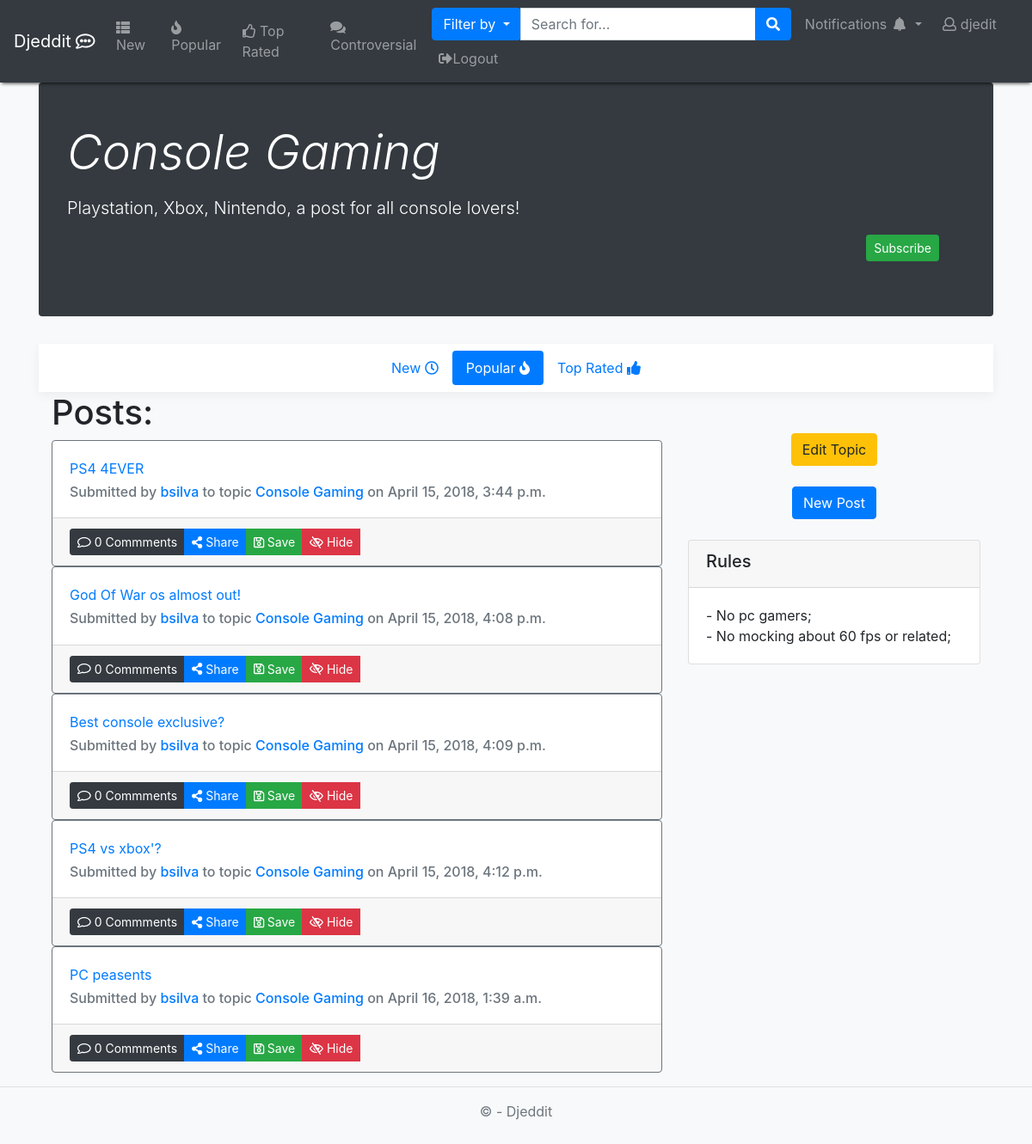
The app's page /topic/Console Gaming/ (signed in) with its own data.
### app/models.py (models this page shows, shortened)
class Topic(models.Model):
    name = models.CharField(max_length=80, blank=False, primary_key=True)
    rules = models.CharField(max_length=500)
    description = models.CharField(max_length=300, blank=False)
    userCreator = models.ForeignKey(User, on_delete=models.CASCADE)
    creation_date = models.DateField(blank=False, default=datetime.now)

class Post(models.Model):
    topic = models.ForeignKey(Topic, on_delete=models.CASCADE)
    title = models.CharField(max_length=120, blank=False)  # campo obrigatório
    content = models.CharField(max_length=100000, blank=False)
    clicks = models.IntegerField(blank=False, default=0)
    userUpVotesPost = models.ManyToManyField(Profile, related_name='post_user_up', blank=True)
    userDownVotesPost = models.ManyToManyField(Profile, related_name='post_user_down', blank=True)
    userSaved = models.ManyToManyField(Profile, blank=True, related_name='user_post_saved')
    userHidden = models.ManyToManyField(Profile, blank=True, related_name='user_post_hidden')
    date = models.DateTimeField(auto_now=True)
    userOP = models.ForeignKey(User, on_delete=models.CASCADE)
    nComments = models.IntegerField(default=0, validators=[MinValueValidator(0)])

### app/views.py (the view, shortened to what this page needs)
# urls.py: path('topic/<str:topicName>/', views.topicPage, name="topic"),
def topicPage(request, topicName, postOrder="popular"):
    topic = Topic.objects.get(name__iexact=topicName)
    isUserSubscribed = False
    if (postOrder == "new"):
        p = Post.objects.filter(topic__name__iexact=topicName).order_by("-date")
    elif (postOrder == "popular"):
        p = Post.objects.filter(topic__name__iexact=topicName).order_by("-clicks")
    else:
        p = Post.objects.filter(topic__name__iexact=topicName).annotate(numUp=Count("userUpVotesPost"))\
        .annotate(numDown=Count("userDownVotesPost"))\
        .annotate(score=F("numUp") - F("numDown"))\
        .order_by("-score")
    if request.user.is_authenticated:
        profile = Profile.objects.get(user=request.user)
        if topic in profile.subscriptions.all():
            isUserSubscribed = True
        pages = pagination(request, p, num=10)
        tparams = {
            'items': pages[0],
            'page_range': pages[1],
            "isUserSubscribed": isUserSubscribed,
            "postOrder": postOrder,
            "currentTopic": Topic.objects.get(name__iexact=topicName),
            "posts": p,
        }
        return render(request, "topic.html", tparams)

### Djeedit/config.py (called while the page is built)
def pagination(request, data, num=10):
    paginator = Paginator(data, num)
    page = request.GET.get('page')
    try:
        items = paginator.page(page)
    except PageNotAnInteger:
        items = paginator.page(1)
    except EmptyPage:
        items = paginator.page(paginator.num_pages)
    index = items.number - 1
    max_index = len(paginator.page_range)
    start_index = index - 5 if index >= 5 else 0
    end_index = index + 5 if index <= max_index - 5 else max_index
    page_range = paginator.page_range[start_index:end_index]
    return items, page_range

### templates/topic.html (shortened to what this page needs)
{% extends 'layout.html' %}
{% block content %}
    <div class="jumbotron p-3 p-md-5 text-white rounded bg-dark">
        <div class="row">
            <div class="col-md-8 px-0">
              <h1 class="display-4 font-italic">{{currentTopic.name}}</h1>
              <p class="lead my-3">{{currentTopic.description}}</p>
            </div>
        </div>
        {% if user.is_authenticated %}
            {% if not isUserSubscribed %}
                <form action="." method="post">
                <div class="col" align="right">
                  <button class="btn btn-success btn-sm">Subscribe</button>
                </div>
                </form>
            {% endif %}
        {% endif %}
    </div>
    <div class="navbar bg-white box-shadow justify-content-center">
        <nav class="nav nav-pills">
            <a class="nav-link {% if postOrder == 'new' %}active{% endif %}" href="{% url 'topic_new' currentTopic.name %}">
                New <i class="far fa-clock"></i>
            </a>
                <a class="nav-link {% if postOrder == 'popular' %}active{% endif %}" href="{% url 'topic_popular' currentTopic.name %}">
                    Popular <i class="fas fa-fire"></i>
                </a>
            <a class="nav-link {% if postOrder == 'top_rated' %}active{% endif %}" href="{% url 'topic_top_rated' currentTopic.name %}">
                Top Rated <i class="fas fa-thumbs-up"></i>
            </a>
        </nav>
    </div>
    <div class="container">
        <div class="row">
            <div class="col-md-8">
                <h1>Posts:</h1>
                {% for p in items %}
                    {% include "post_preview.html" with post=p%}
                {% endfor %}
            </div>
            <div class="col-md-4">
            <br/>
            <br/>
                <div class="row">
                    {% if user.is_authenticated %}
                        <div class="col" align="center">
                            {% if request.user == currentTopic.userCreator %}
                                <a href="{% url "topic_create" %}?e={{ currentTopic.name }}" class="btn btn-warning">Edit Topic</a>
                                <br/>
                                <br/>
                            {% endif %}
                            <a href="{% url "create_post" topicName=currentTopic.name %}" class="btn btn-primary">New Post</a>
                        </div>
                    {% endif %}
                </div>
            <br/>
                <div class="row">
                    <div class="col">
                        <div class="card">
                            <div class="card-header">
                                <h5 class="card-title"> Rules </h5>
                            </div>
                            <div class="card-body">{{ currentTopic.rules| linebreaksbr }} </div>
                        </div>
                    </div>
                </div>
            </div>
        </div>
    </div>
{% endblock %}

### templates/loginpartial.html (shortened to what this page needs)
{% if user.is_authenticated %}
    <li class="nav-item dropdown">
        <a class="nav-link dropdown-toggle mr-lg-2" id="alertsDropdown" href="#" data-toggle="dropdown"
           aria-haspopup="true" aria-expanded="false">
            Notifications <i class="fa fa-fw fa-bell"></i>
        </a>
    </li>
    <li class="nav-item">
        <a class="nav-link" href="{% url 'user' username=user.username %}">
            <i class="far fa-user"></i> {{ user.username }}
        </a>
    </li>
    <li class="nav-item">
        <a class="nav-link" href="#signIn" data-toggle="modal" data-target="#logoutModal">
            <i class="fas fa-sign-out-alt"></i>Logout
        </a>
    </li>
{% endif %}

### templates/post_preview.html (shortened to what this page needs)
<div class="card border-secondary" id="post_n_{{ post.id }}"
        {% if request.user.profile in post.userHidden.all %} {% ifnotequal sidebar 'user_posts_hidden'  %} hidden  {% endifnotequal %}{% endif %}>
    <div class="card-body">
        <div class="card-title"><a href="{% url "post" topicName=post.topic.name postID=post.id %}">{{ post.title }}</a> </div>
        <h6 class="card-subtitle text-muted">Submitted by <a href="{% url "user" username=post.userOP.username %}">{{ post.userOP.username }}<a/>
            to topic <a href="{% url "topic"  topicName=post.topic.name %}"> {{ post.topic.name }} <a/> on {{ post.date }}</h6>
    </div>
    <div class="card-footer">
        <div class="btn-group" role="group" aria-label="Action Buttons">
            <button href="#" class="btn btn-sm btn-dark"><i class="far fa-comment"></i> {{ post.nComments }} Commments
            </button>
            <button class="btn btn-sm btn-primary" type="button" data-toggle="collapse" data-target="#coll{{ post.id }}"
                    aria-expanded="false" aria-controls="collapseExample">
                <i class="fas fa-share-alt"></i> Share
            </button>
            {% if request.user.is_authenticated %}
                <button type="button" id="save_post_{{ post.id }}" onclick="save_post({{ post.id }})" class="btn btn-sm btn-success" ><i class="far fa-save"></i> Save</button>
                <button type="button" id="hide_post_{{ post.id }}" onclick="hide_post({{ post.id }})" class="btn btn-sm btn-danger" ><i class="far fa-eye-slash"></i> Hide</button>
            {% endif %}
        </div>
            {% load social_share %}
    </div>
</div>

### records on screen
Topic: name "Console Gaming", description "Playstation, Xbox, Nintendo, a post for all console lovers!", rules "- No pc gamers; - No mocking about 60 fps or related;"
Post: title "PS4 4EVER", userOP.username "bsilva", topic.name "Console Gaming", date "April 15, 2018, 3:44 p.m.", nComments "0"
Post: title "God Of War os almost out!", userOP.username "bsilva", topic.name "Console Gaming", date "April 15, 2018, 4:08 p.m.", nComments "0"
Post: title "Best console exclusive?", userOP.username "bsilva", topic.name "Console Gaming", date "April 15, 2018, 4:09 p.m.", nComments "0"
Post: title "PS4 vs xbox'?", userOP.username "bsilva", topic.name "Console Gaming", date "April 15, 2018, 4:12 p.m.", nComments "0"
Post: title "PC peasents", userOP.username "bsilva", topic.name "Console Gaming", date "April 16, 2018, 1:39 a.m.", nComments "0"

### other values on screen
{{ user.username }} "djedit"
